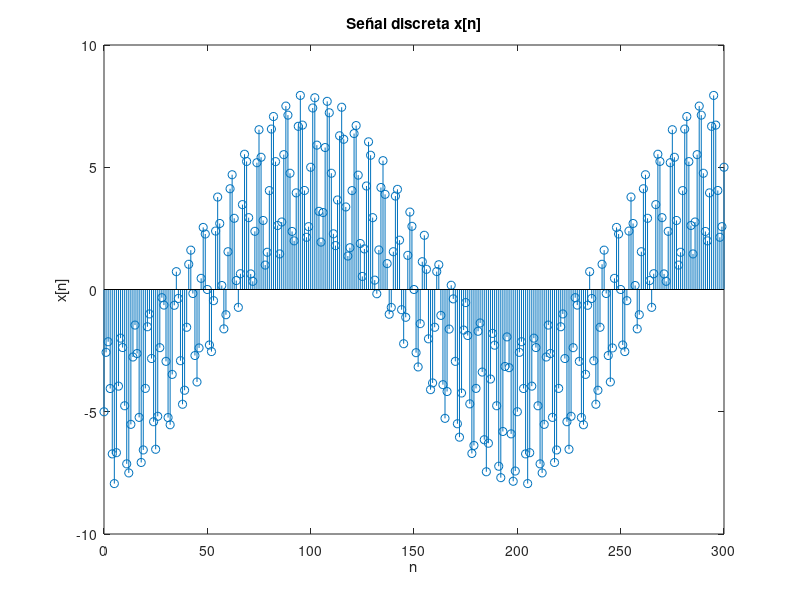

This figure's MATLAB source:
Nx = 301
dt = 0.0001
t = 0:dt:(Nx-1)*dt

xt = -5*cos(1* pi *100*t) + 3*sin(2*pi*1500*t)


n = 0:Nx-1;
stem(n, xt)
xlabel('n')
ylabel('x[n]')
title('Señal discreta x[n]')
